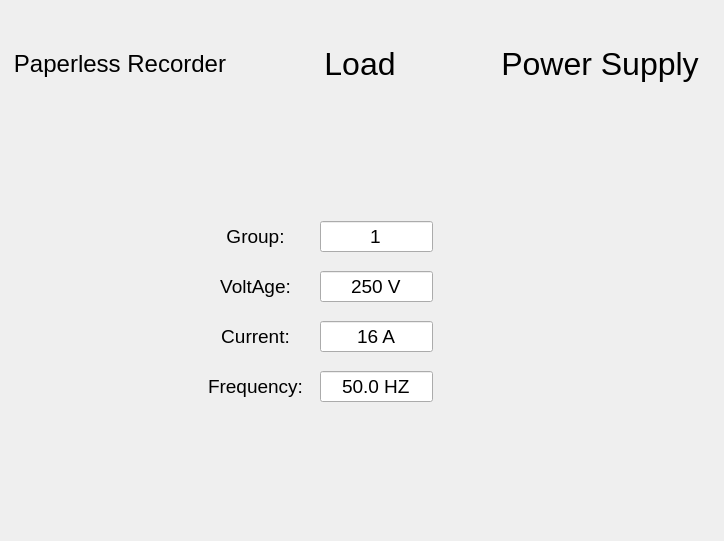
<?xml version="1.0" encoding="UTF-8"?>
<ui version="4.0">
 <class>TemperatureRiseDialog</class>
 <widget class="QDialog" name="TemperatureRiseDialog">
  <property name="geometry">
   <rect>
    <x>0</x>
    <y>0</y>
    <width>724</width>
    <height>541</height>
   </rect>
  </property>
  <property name="windowTitle">
   <string>Dialog</string>
  </property>
  <property name="styleSheet">
   <string notr="true"/>
  </property>
  <layout class="QGridLayout" name="gridLayout_4">
   <property name="leftMargin">
    <number>0</number>
   </property>
   <property name="topMargin">
    <number>0</number>
   </property>
   <property name="rightMargin">
    <number>0</number>
   </property>
   <property name="bottomMargin">
    <number>0</number>
   </property>
   <property name="spacing">
    <number>0</number>
   </property>
   <item row="0" column="0">
    <layout class="QGridLayout" name="gridLayout_3">
     <property name="spacing">
      <number>0</number>
     </property>
     <item row="2" column="0">
      <widget class="QStackedWidget" name="stackedWidget">
       <property name="minimumSize">
        <size>
         <width>718</width>
         <height>436</height>
        </size>
       </property>
       <property name="currentIndex">
        <number>2</number>
       </property>
       <widget class="QWidget" name="page_temperatureRiseDialog_recorder">
        <layout class="QGridLayout" name="gridLayout">
         <property name="leftMargin">
          <number>0</number>
         </property>
         <property name="topMargin">
          <number>0</number>
         </property>
         <property name="rightMargin">
          <number>0</number>
         </property>
         <property name="bottomMargin">
          <number>0</number>
         </property>
         <property name="spacing">
          <number>0</number>
         </property>
         <item row="0" column="0">
          <widget class="QCustomPlot" name="customplot" native="true">
           <property name="styleSheet">
            <string notr="true"/>
           </property>
          </widget>
         </item>
        </layout>
       </widget>
       <widget class="QWidget" name="page_temperatureRiseDialog_load">
        <layout class="QGridLayout" name="gridLayout_2">
         <property name="leftMargin">
          <number>0</number>
         </property>
         <property name="topMargin">
          <number>0</number>
         </property>
         <property name="rightMargin">
          <number>0</number>
         </property>
         <property name="bottomMargin">
          <number>0</number>
         </property>
         <property name="spacing">
          <number>0</number>
         </property>
         <item row="0" column="0">
          <widget class="QTableWidget" name="tableWidget">
           <property name="focusPolicy">
            <enum>Qt::NoFocus</enum>
           </property>
           <property name="autoFillBackground">
            <bool>true</bool>
           </property>
           <property name="frameShape">
            <enum>QFrame::Panel</enum>
           </property>
           <property name="lineWidth">
            <number>1</number>
           </property>
           <property name="midLineWidth">
            <number>0</number>
           </property>
           <property name="editTriggers">
            <set>QAbstractItemView::NoEditTriggers</set>
           </property>
           <property name="showDropIndicator" stdset="0">
            <bool>true</bool>
           </property>
           <property name="dragDropOverwriteMode">
            <bool>false</bool>
           </property>
           <property name="alternatingRowColors">
            <bool>false</bool>
           </property>
           <property name="selectionBehavior">
            <enum>QAbstractItemView::SelectRows</enum>
           </property>
           <property name="textElideMode">
            <enum>Qt::ElideRight</enum>
           </property>
           <property name="showGrid">
            <bool>false</bool>
           </property>
           <property name="gridStyle">
            <enum>Qt::SolidLine</enum>
           </property>
           <property name="wordWrap">
            <bool>true</bool>
           </property>
           <property name="cornerButtonEnabled">
            <bool>true</bool>
           </property>
           <property name="rowCount">
            <number>1</number>
           </property>
           <attribute name="horizontalHeaderHighlightSections">
            <bool>false</bool>
           </attribute>
           <attribute name="verticalHeaderVisible">
            <bool>false</bool>
           </attribute>
           <attribute name="verticalHeaderHighlightSections">
            <bool>false</bool>
           </attribute>
           <row/>
           <column>
            <property name="text">
             <string>volt</string>
            </property>
           </column>
           <column>
            <property name="text">
             <string>LPF</string>
            </property>
           </column>
           <column>
            <property name="text">
             <string>current</string>
            </property>
           </column>
          </widget>
         </item>
        </layout>
       </widget>
       <widget class="QWidget" name="page_temperatureRiseDialog_power">
        <widget class="QLabel" name="label_volt">
         <property name="geometry">
          <rect>
           <x>200</x>
           <y>170</y>
           <width>111</width>
           <height>31</height>
          </rect>
         </property>
         <property name="font">
          <font>
           <pointsize>14</pointsize>
          </font>
         </property>
         <property name="text">
          <string>VoltAge:</string>
         </property>
         <property name="alignment">
          <set>Qt::AlignCenter</set>
         </property>
        </widget>
        <widget class="QLineEdit" name="lineEdit_volt">
         <property name="enabled">
          <bool>true</bool>
         </property>
         <property name="geometry">
          <rect>
           <x>320</x>
           <y>170</y>
           <width>113</width>
           <height>31</height>
          </rect>
         </property>
         <property name="font">
          <font>
           <pointsize>14</pointsize>
          </font>
         </property>
         <property name="focusPolicy">
          <enum>Qt::NoFocus</enum>
         </property>
         <property name="text">
          <string>250 V</string>
         </property>
         <property name="alignment">
          <set>Qt::AlignCenter</set>
         </property>
        </widget>
        <widget class="QLabel" name="label_current">
         <property name="geometry">
          <rect>
           <x>200</x>
           <y>220</y>
           <width>111</width>
           <height>31</height>
          </rect>
         </property>
         <property name="font">
          <font>
           <pointsize>14</pointsize>
          </font>
         </property>
         <property name="text">
          <string>Current:</string>
         </property>
         <property name="alignment">
          <set>Qt::AlignCenter</set>
         </property>
        </widget>
        <widget class="QLineEdit" name="lineEdit_current">
         <property name="enabled">
          <bool>true</bool>
         </property>
         <property name="geometry">
          <rect>
           <x>320</x>
           <y>220</y>
           <width>113</width>
           <height>31</height>
          </rect>
         </property>
         <property name="font">
          <font>
           <pointsize>14</pointsize>
          </font>
         </property>
         <property name="focusPolicy">
          <enum>Qt::NoFocus</enum>
         </property>
         <property name="text">
          <string>16 A</string>
         </property>
         <property name="alignment">
          <set>Qt::AlignCenter</set>
         </property>
        </widget>
        <widget class="QLabel" name="label_frequency">
         <property name="geometry">
          <rect>
           <x>200</x>
           <y>270</y>
           <width>111</width>
           <height>31</height>
          </rect>
         </property>
         <property name="font">
          <font>
           <pointsize>14</pointsize>
          </font>
         </property>
         <property name="text">
          <string>Frequency:</string>
         </property>
         <property name="alignment">
          <set>Qt::AlignCenter</set>
         </property>
        </widget>
        <widget class="QLineEdit" name="lineEdit_frequency">
         <property name="geometry">
          <rect>
           <x>320</x>
           <y>270</y>
           <width>113</width>
           <height>31</height>
          </rect>
         </property>
         <property name="font">
          <font>
           <pointsize>14</pointsize>
          </font>
         </property>
         <property name="focusPolicy">
          <enum>Qt::NoFocus</enum>
         </property>
         <property name="text">
          <string>50.0 HZ</string>
         </property>
         <property name="alignment">
          <set>Qt::AlignCenter</set>
         </property>
        </widget>
        <widget class="QLabel" name="label_group">
         <property name="geometry">
          <rect>
           <x>200</x>
           <y>120</y>
           <width>111</width>
           <height>31</height>
          </rect>
         </property>
         <property name="font">
          <font>
           <pointsize>14</pointsize>
          </font>
         </property>
         <property name="text">
          <string>Group:</string>
         </property>
         <property name="alignment">
          <set>Qt::AlignCenter</set>
         </property>
        </widget>
        <widget class="QLineEdit" name="lineEdit_group">
         <property name="enabled">
          <bool>true</bool>
         </property>
         <property name="geometry">
          <rect>
           <x>320</x>
           <y>120</y>
           <width>113</width>
           <height>31</height>
          </rect>
         </property>
         <property name="font">
          <font>
           <pointsize>14</pointsize>
          </font>
         </property>
         <property name="focusPolicy">
          <enum>Qt::NoFocus</enum>
         </property>
         <property name="text">
          <string>1</string>
         </property>
         <property name="frame">
          <bool>true</bool>
         </property>
         <property name="alignment">
          <set>Qt::AlignCenter</set>
         </property>
        </widget>
       </widget>
      </widget>
     </item>
     <item row="1" column="0">
      <layout class="QHBoxLayout" name="horizontalLayout">
       <property name="spacing">
        <number>0</number>
       </property>
       <item>
        <widget class="QToolButton" name="toolButton_tc">
         <property name="minimumSize">
          <size>
           <width>240</width>
           <height>75</height>
          </size>
         </property>
         <property name="maximumSize">
          <size>
           <width>240</width>
           <height>75</height>
          </size>
         </property>
         <property name="font">
          <font>
           <pointsize>18</pointsize>
          </font>
         </property>
         <property name="styleSheet">
          <string notr="true"/>
         </property>
         <property name="text">
          <string>Paperless Recorder</string>
         </property>
         <property name="autoRaise">
          <bool>true</bool>
         </property>
        </widget>
       </item>
       <item>
        <widget class="QToolButton" name="toolButton_load">
         <property name="minimumSize">
          <size>
           <width>240</width>
           <height>75</height>
          </size>
         </property>
         <property name="maximumSize">
          <size>
           <width>240</width>
           <height>75</height>
          </size>
         </property>
         <property name="font">
          <font>
           <pointsize>24</pointsize>
          </font>
         </property>
         <property name="styleSheet">
          <string notr="true"/>
         </property>
         <property name="text">
          <string>Load</string>
         </property>
         <property name="autoRaise">
          <bool>true</bool>
         </property>
        </widget>
       </item>
       <item>
        <widget class="QToolButton" name="toolButton_volt">
         <property name="minimumSize">
          <size>
           <width>240</width>
           <height>75</height>
          </size>
         </property>
         <property name="maximumSize">
          <size>
           <width>240</width>
           <height>75</height>
          </size>
         </property>
         <property name="font">
          <font>
           <pointsize>24</pointsize>
          </font>
         </property>
         <property name="styleSheet">
          <string notr="true"/>
         </property>
         <property name="text">
          <string>Power Supply</string>
         </property>
         <property name="autoRaise">
          <bool>true</bool>
         </property>
        </widget>
       </item>
       <item>
        <spacer name="horizontalSpacer">
         <property name="orientation">
          <enum>Qt::Horizontal</enum>
         </property>
         <property name="sizeHint" stdset="0">
          <size>
           <width>40</width>
           <height>20</height>
          </size>
         </property>
        </spacer>
       </item>
      </layout>
     </item>
     <item row="0" column="0">
      <widget class="QLabel" name="label">
       <property name="enabled">
        <bool>false</bool>
       </property>
       <property name="minimumSize">
        <size>
         <width>0</width>
         <height>26</height>
        </size>
       </property>
       <property name="text">
        <string/>
       </property>
      </widget>
     </item>
    </layout>
   </item>
  </layout>
 </widget>
 <customwidgets>
  <customwidget>
   <class>QCustomPlot</class>
   <extends>QWidget</extends>
   <header>qcustomplot.h</header>
   <container>1</container>
  </customwidget>
 </customwidgets>
 <resources/>
 <connections/>
</ui>
